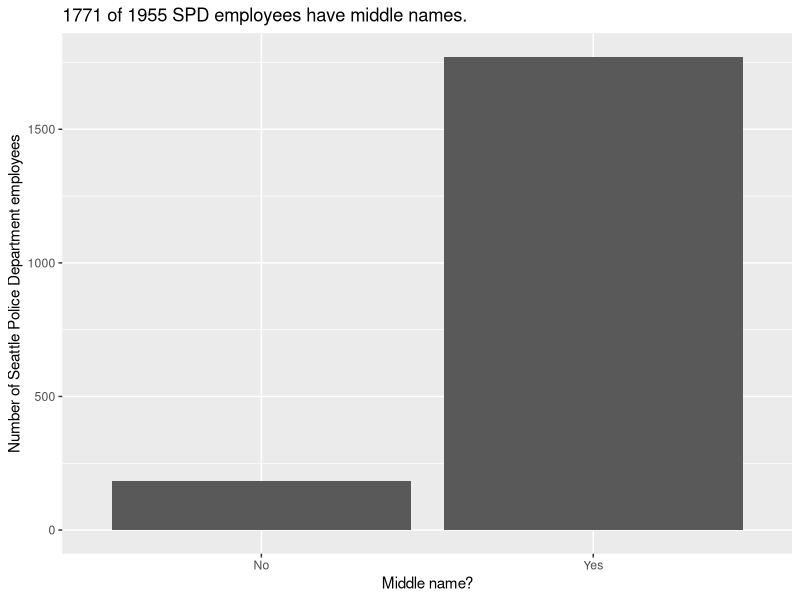

Here is the R script that generated this plot:
#!/usr/bin/env Rscript

roster <- read.csv('roster.csv', stringsAsFactors = F)
roster$Has.middle.name <- sapply(strsplit(roster$Name, ' '), length) > 2
conclusion <- paste(sum(roster$Has.middle.name), 'of', nrow(roster), 'SPD employees have middle names.')

print(conclusion)

library(ggplot2)
p <- ggplot(roster) + aes(x = Has.middle.name) +geom_bar() +
  labs(title = conclusion) +
  scale_y_continuous('Number of Seattle Police Department employees') +
  scale_x_discrete('Middle name?', labels = c('No', 'Yes'))

print(p)
